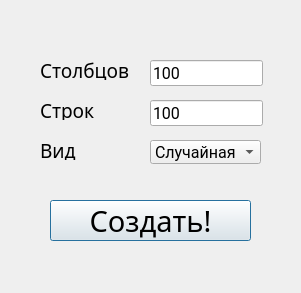
<?xml version="1.0" encoding="UTF-8"?>
<ui version="4.0">
 <class>creatematrix</class>
 <widget class="QDialog" name="creatematrix">
  <property name="geometry">
   <rect>
    <x>0</x>
    <y>0</y>
    <width>301</width>
    <height>293</height>
   </rect>
  </property>
  <property name="windowTitle">
   <string>Создание матрицы</string>
  </property>
  <widget class="QLineEdit" name="Stroka">
   <property name="geometry">
    <rect>
     <x>150</x>
     <y>60</y>
     <width>113</width>
     <height>26</height>
    </rect>
   </property>
   <property name="font">
    <font>
     <family>Roboto</family>
     <pointsize>12</pointsize>
    </font>
   </property>
   <property name="text">
    <string>100</string>
   </property>
   <property name="maxLength">
    <number>5</number>
   </property>
  </widget>
  <widget class="QLineEdit" name="Stolbec">
   <property name="geometry">
    <rect>
     <x>150</x>
     <y>100</y>
     <width>113</width>
     <height>26</height>
    </rect>
   </property>
   <property name="font">
    <font>
     <family>Roboto</family>
     <pointsize>12</pointsize>
    </font>
   </property>
   <property name="text">
    <string>100</string>
   </property>
   <property name="maxLength">
    <number>5</number>
   </property>
  </widget>
  <widget class="QLabel" name="label">
   <property name="geometry">
    <rect>
     <x>40</x>
     <y>60</y>
     <width>91</width>
     <height>20</height>
    </rect>
   </property>
   <property name="font">
    <font>
     <family>Candara</family>
     <pointsize>14</pointsize>
    </font>
   </property>
   <property name="text">
    <string>Столбцов</string>
   </property>
  </widget>
  <widget class="QLabel" name="label_2">
   <property name="geometry">
    <rect>
     <x>40</x>
     <y>100</y>
     <width>91</width>
     <height>20</height>
    </rect>
   </property>
   <property name="font">
    <font>
     <family>Candara</family>
     <pointsize>14</pointsize>
    </font>
   </property>
   <property name="text">
    <string>Строк</string>
   </property>
  </widget>
  <widget class="QPushButton" name="pushButton">
   <property name="geometry">
    <rect>
     <x>50</x>
     <y>200</y>
     <width>201</width>
     <height>41</height>
    </rect>
   </property>
   <property name="font">
    <font>
     <family>Impact</family>
     <pointsize>22</pointsize>
    </font>
   </property>
   <property name="text">
    <string>Создать!</string>
   </property>
  </widget>
  <widget class="QComboBox" name="type">
   <property name="geometry">
    <rect>
     <x>150</x>
     <y>140</y>
     <width>111</width>
     <height>24</height>
    </rect>
   </property>
   <property name="font">
    <font>
     <family>Roboto</family>
     <pointsize>12</pointsize>
    </font>
   </property>
   <item>
    <property name="text">
     <string>Случайная</string>
    </property>
   </item>
   <item>
    <property name="text">
     <string>Единичная</string>
    </property>
   </item>
   <item>
    <property name="text">
     <string>Пустая</string>
    </property>
   </item>
  </widget>
  <widget class="QLabel" name="label_3">
   <property name="geometry">
    <rect>
     <x>40</x>
     <y>140</y>
     <width>91</width>
     <height>20</height>
    </rect>
   </property>
   <property name="font">
    <font>
     <family>Candara</family>
     <pointsize>14</pointsize>
    </font>
   </property>
   <property name="text">
    <string>Вид</string>
   </property>
  </widget>
 </widget>
 <resources/>
 <connections/>
</ui>
